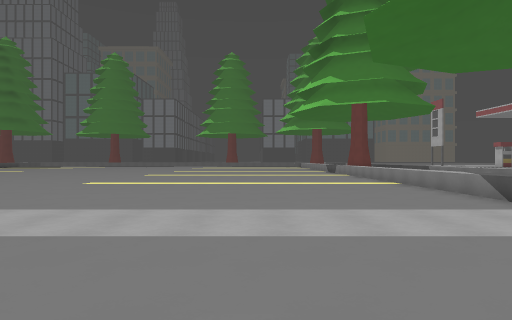
view 1 (above)

20 first-person views from a walk through a 3-D level made in the Godot game engine. The camera is 1.5 m above the floor, looks level and sees 75° across. The floor is counted in squares, 2 m on a side. Each view is taken from the middle of a square. On the plan, view 1 faces up. The plan holds only what a view shows up to about 11 squares ahead; the rest is blank. The place goes on beyond the plan.

view 2
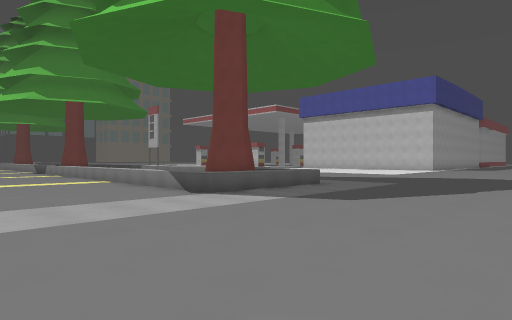

view 3
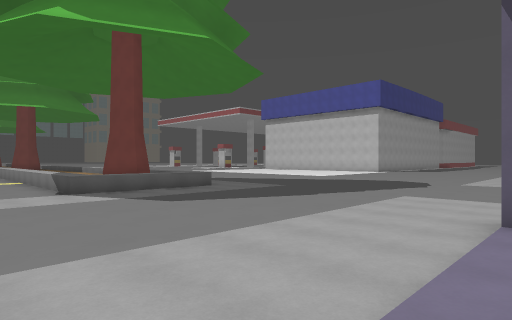

view 4
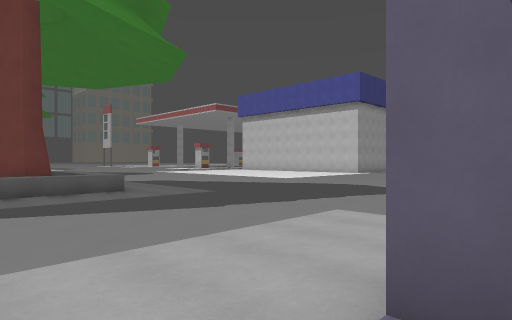

view 5
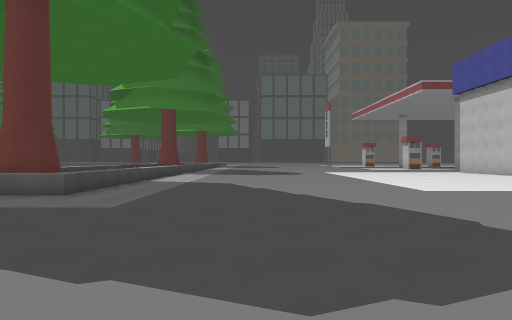

view 6
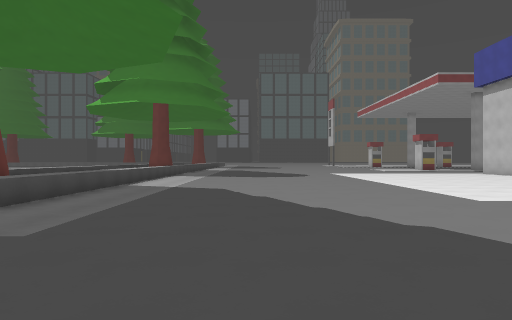

view 7
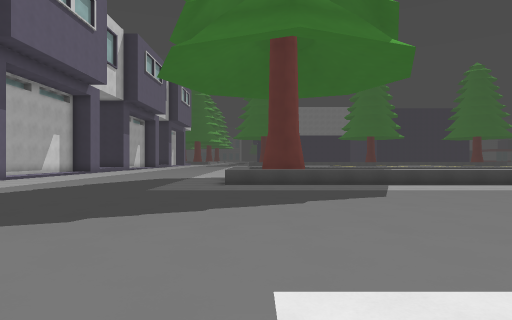

view 8
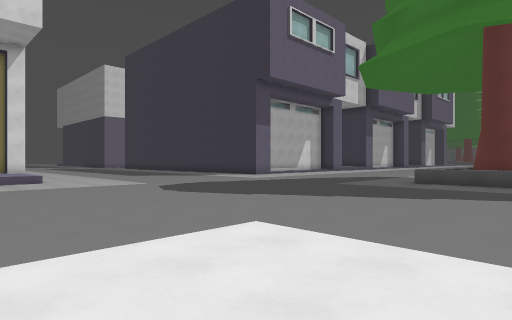

view 9
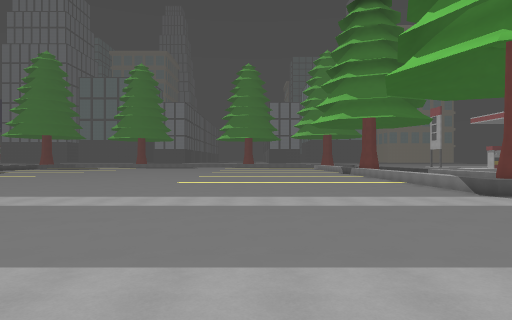

view 10
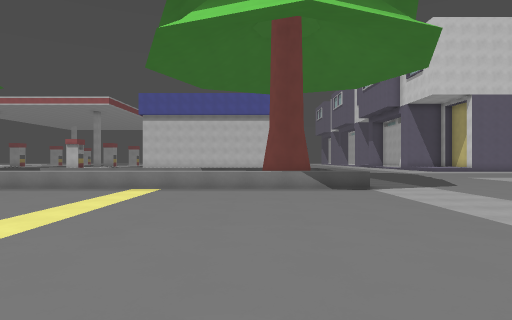

view 11
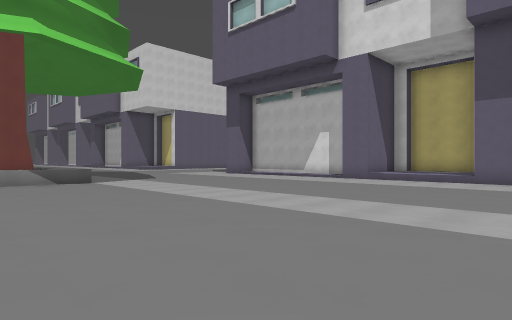

view 12
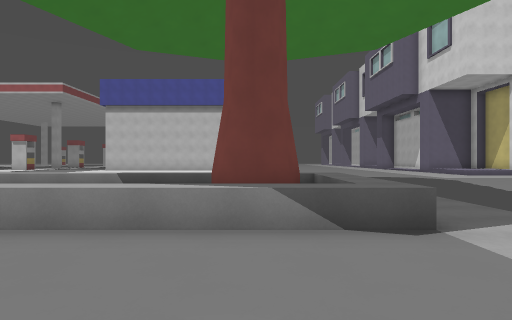

view 13
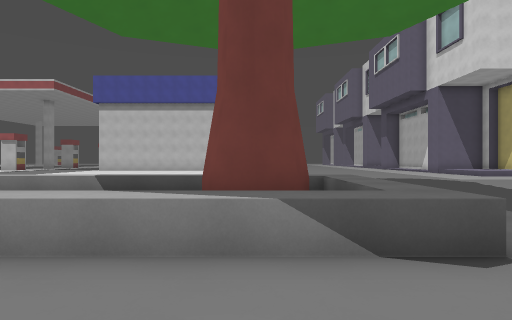

view 14
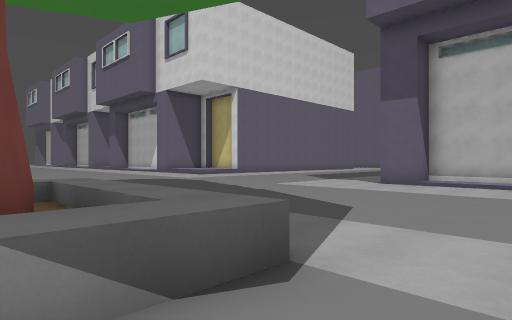

view 15
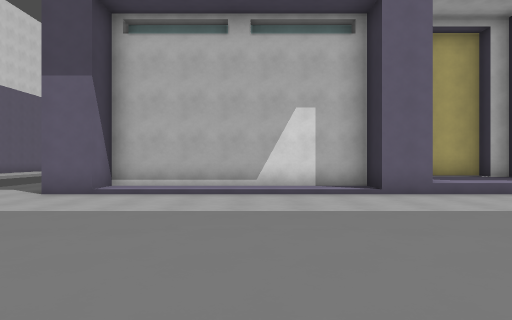

view 16
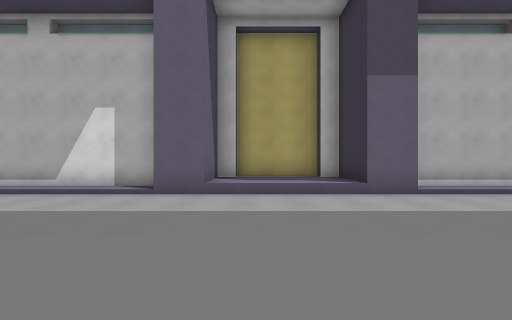

view 17
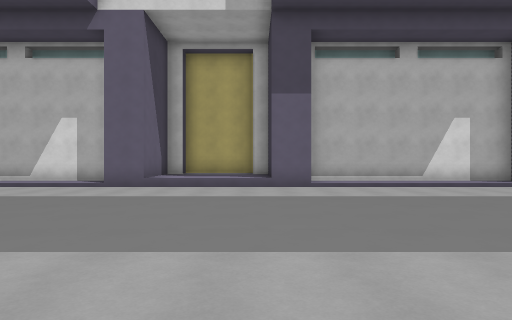

view 18
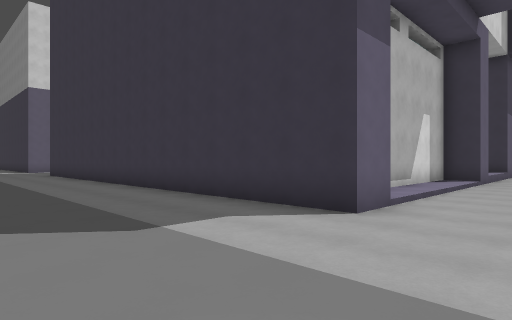

view 19
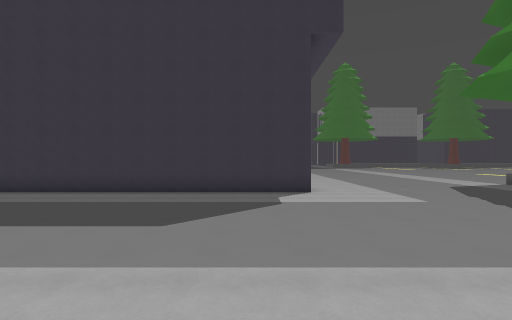

view 20
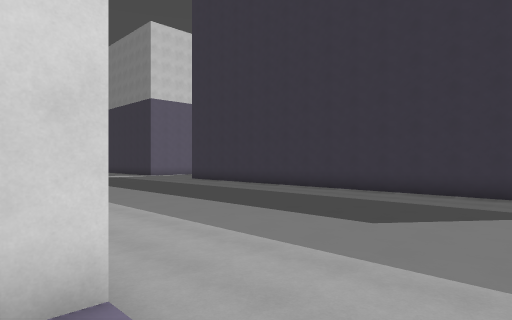

### Floor plan
Key: @ floor where view 1 was taken; # wall or solid block; . main floor; : floor 0.25 m higher than the main floor; + floor 0.5 m higher than the main floor; / step, stairs or slope; ^ raised ledge.
Columns run from 9 left of view 1 to 21 right of it. Each row starts with its distance up from view 1.
 11  .............^  ^^............
 10  .............^  ^^............
  9   ............^  ^^............
  8    ...........^##^^............
  7 ..............^##^^...........
  6 ..............^^^^^...........
  5 ..............^^^^^...........
  4  ............................
  3   ...........................
  2   ...........................
  1  ............................
  0 .........@...................
 -1 .............................
 -2 ............................
 -3 ............................
 -4 ::::#+++/#::::::#..........+
 -5 #####+++/########..........+
 -6     ##++##      #..........#
 -7      ####       #..........
 -8                 #..........
 -9                 #.........
-10                 #.........
-11                 #........
-12                 #........
-13                 # ......
-14                      ...
-15                       ..

Where each view was taken, in squares from view 1:
view 1: 0 up, 0 right, facing up
view 2: 1 down, 0 right, facing up-right
view 3: 4 down, 2 right, facing up-right
view 4: 4 down, 5 right, facing up-right
view 5: 2 down, 13 right, facing up
view 6: 0 up, 13 right, facing up
view 7: 6 up, 19 right, facing left
view 8: 9 up, 20 right, facing down-left
view 9: 4 down, 2 left, facing up
view 10: 8 up, 4 left, facing right
view 11: 9 up, 7 left, facing down-right
view 12: 7 up, 1 right, facing right
view 13: 7 up, 2 right, facing right
view 14: 7 up, 3 right, facing down-right
view 15: 4 up, 3 right, facing down
view 16: 4 up, 2 left, facing down
view 17: 6 up, 4 left, facing down
view 18: 1 down, 12 right, facing down-left
view 19: 5 down, 18 right, facing left
view 20: 4 down, 18 right, facing down-left
